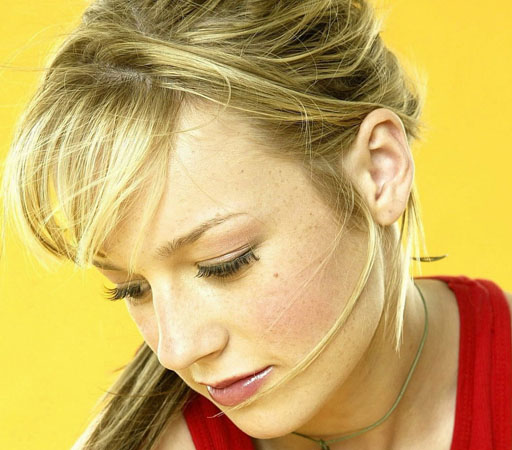
//> input picture Images/face.jpg, 512 x 450 px
$ ./BilateralFilter   (built with g++ and OpenCV 4)
//> lines starting //> are read from the running program, lines starting //| are printed output that depends on the picture
#include<iostream>
#include<opencv2/opencv.hpp>
#include<math.h>
#include<time.h>
#include<vector>
using namespace cv;
using namespace std;

#define sigmaColor 25
#define sigmaSpace 9
#define raidus  3
#define ImageDeep ((1 << 8) - 1)
#define diam ((2 * raidus) + 1)

int clipBit(int input)
{
	int output = input > ImageDeep ? ImageDeep : input;
	output = output < 0 ? 0 : output;
	return output;
}

void buildGaussColor(float gaussColor[ImageDeep])
{
	for (int i = 0; i < ImageDeep; i++)
		gaussColor[i] = exp(- pow(i,2.0f) / (2.0f * pow(sigmaColor, 2.0f)));
}

void buildGaussSpace(float gaussSpace[diam][diam])
{
	int leftIndex = -raidus, rightIndex = raidus;
	for (int i = leftIndex; i < rightIndex + 1; i++)
		for (int j = leftIndex; j < rightIndex + 1; j++)
			gaussSpace[i - leftIndex][j - leftIndex] = exp(-(pow(i,2) + pow(j,2)) / (2.0f * pow(sigmaSpace,2.0f)));
	return;
}

cv::Mat BliateralFiter(cv::Mat srcImage)
{
	cv::Mat dstImage = srcImage.clone();
	float gaussColor[ImageDeep];
	float gaussSpace[diam][diam];
	buildGaussColor(gaussColor);
	buildGaussSpace(gaussSpace);
	int margin = raidus;
	int leftIndex = - margin;
	int rightIndex = margin;
	for (int row = margin; row < srcImage.rows - margin;row ++ )
	{
		for (int col = margin; col < srcImage.cols - margin;col ++ )
		{
			if (srcImage.channels() == 3)
			{
				int centerValB = srcImage.at<Vec3b>(row, col)[0];
				int centerValG = srcImage.at<Vec3b>(row, col)[1];
				int centerValR = srcImage.at<Vec3b>(row, col)[2];
				float imageValB, imageValG, imageValR;
				float wtSumB, wtSumG, wtSumR;
				imageValB = imageValG = imageValR = wtSumB = wtSumG = wtSumR = 0;
				for (int i = leftIndex; i < rightIndex + 1; i++)
				{
					for (int j = leftIndex; j < rightIndex + 1; j++)
					{
						int tmpValB = srcImage.at<Vec3b>(row - i, col - j)[0];
						int tmpValG = srcImage.at<Vec3b>(row - i, col - j)[1];
						int tmpValR = srcImage.at<Vec3b>(row - i, col - j)[2];
						const int diffB = abs(tmpValB - centerValB);
						const int diffG = abs(tmpValG - centerValG);
						const int diffR = abs(tmpValR - centerValR);
						float wtB = gaussColor[diffB] * gaussSpace[i][j];
						float wtG = gaussColor[diffG] * gaussSpace[i][j];
						float wtR = gaussColor[diffR] * gaussSpace[i][j];
						imageValB = imageValB + wtB * tmpValB;
						imageValG = imageValG + wtG * tmpValG;
						imageValR = imageValR + wtR * tmpValR;
						wtSumB += wtB;
						wtSumG += wtG;
						wtSumR += wtR;
					}
				}
				dstImage.at<Vec3b>(row, col)[0] = clipBit(int(imageValB / wtSumB));
				dstImage.at<Vec3b>(row, col)[1] = clipBit(int(imageValG / wtSumG));
				dstImage.at<Vec3b>(row, col)[2] = clipBit(int(imageValR / wtSumR));
			}
			else
			{
				int centerValB = srcImage.at<uchar>(row, col);
				float imageValB = 0;
				float wtSumB = 0;
				for (int i = leftIndex; i < rightIndex + 1; i++)
				{
					for (int j = leftIndex; j < rightIndex + 1; j++)
					{
						int tmpValB = srcImage.at<uchar>(row - i, col - j);
						const int diffB = abs(tmpValB - centerValB);
						float wtB = gaussColor[diffB] * gaussSpace[i][j];
						imageValB = imageValB + wtB * tmpValB;
						wtSumB += wtB;
					}
				}
				dstImage.at<uchar>(row, col) = clipBit(int(imageValB / wtSumB));
			}
		}
	}
	return dstImage;
}

cv::Mat rgb2gray(cv::Mat srcRGB)
{
	cv::Mat dstGray(srcRGB.rows,srcRGB.cols,CV_8UC1);
	float coeff[3] = {0.0722,0.7152,0.2126};
	for (int row = 0; row < srcRGB.rows; row++)
		for (int col = 0; col < srcRGB.cols; col++)
			dstGray.at<uchar>(row, col) = srcRGB.at<Vec3b>(row, col)[0] * coeff[0] +
				srcRGB.at<Vec3b>(row, col)[1] * coeff[1] +
				srcRGB.at<Vec3b>(row, col)[2] * coeff[2];
	return dstGray;
}

cv::Mat imageEnhance(cv::Mat Image)
{
	cv::Mat srcRGB = Image.clone();
	cv::Mat srcGray = rgb2gray(srcRGB);
	cv::Mat grayFilter = BliateralFiter(srcGray);
	cv::Mat grayEnhanced(grayFilter.rows,grayFilter.cols,CV_32FC1);
#define TMS 2.5f
	//enhance Gray image
	cv::Mat resEnhancedGray(srcGray.rows,srcGray.cols,CV_8UC1);
	for (int row = 0; row < grayFilter.rows; row++)
		for (int col = 0; col < grayFilter.cols; col++)
		{
			grayEnhanced.at<float>(row, col) = (float)(srcGray.at<uchar>(row, col)) + TMS * ((float)(srcGray.at<uchar>(row, col)) - (float)grayFilter.at<uchar>(row, col));
			resEnhancedGray.at<uchar>(row, col) = clipBit((int)grayEnhanced.at<float>(row, col));
		}
	cv::imwrite("E:\\ImageFilter\\Images\\srcGray.jpg", srcGray);
	cv::imwrite("E:\\ImageFilter\\Images\\grayFilter.jpg", grayFilter);
	cv::imwrite("E:\\ImageFilter\\Images\\resEnhancedGray.jpg", resEnhancedGray);
	cv::imshow("srcGray", srcGray);
	cv::imshow("grayFilter", grayFilter);
	cv::imshow("resEnhancedGray", resEnhancedGray);
	cv::waitKey(0);
	//Apply gain to RGB
	cv::Mat resEnhancedRGB = Image.clone();
	for(int row = 0; row < resEnhancedGray.rows;row++)
		for(int col = 0; col < resEnhancedGray.cols;col++)
			for (int ch = 0; ch < 3; ch++)
			{
				float tmp =((float)resEnhancedGray.at<uchar>(row, col) / (float)srcGray.at<uchar>(row, col));
				tmp = resEnhancedRGB.at<Vec3b>(row, col)[ch] * tmp;
				resEnhancedRGB.at<Vec3b>(row, col)[ch] = clipBit((int)tmp);
			}
	cv::imwrite("E:\\ImageFilter\\Images\\srcImage.jpg", Image);
	cv::imwrite("E:\\ImageFilter\\Images\\resEnhancedRGB.jpg", resEnhancedRGB);
	cout << "srcshape" << Image.rows << "x" << Image.cols << endl;
	cout << "dstshape" << resEnhancedRGB.rows << "x" << resEnhancedRGB.cols << endl;
	cv::imshow("resEnhancedRGB", resEnhancedRGB);
	cv::imshow("srcImage", Image);
	cv::waitKey(0);
	return Image;
}
int main()
{
	time_t startTime, endTime;
	startTime = clock();
	cv::Mat srcImage = cv::imread("E:\\ImageFilter\\Images\\face.jpg",IMREAD_UNCHANGED);
//> srcImage is the input picture: 450 rows x 512 cols, CV_8UC3; mean B, G, R 97.3, 173.2, 204.4
	imageEnhance(srcImage);//BilateralFilter Image Enhance.
//> after the loop in rgb2gray, `for (int row = 0; row < srcRGB.rows; row++)`:
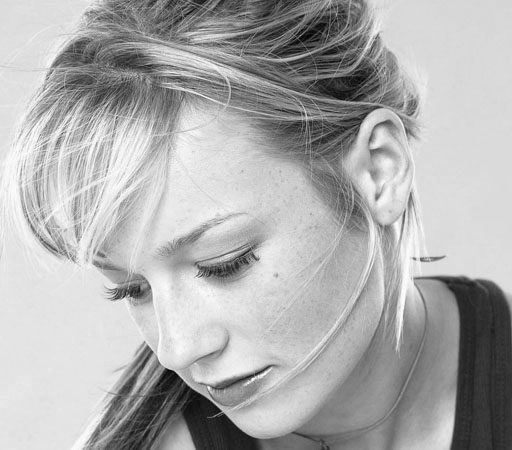
//> dstGray: 450 rows x 512 cols, CV_8UC1; min 1, max 254, mean 173.8
//> after the loop in BliateralFiter, `for (int row = margin; row < srcImage.rows - margin;row ++ )`:
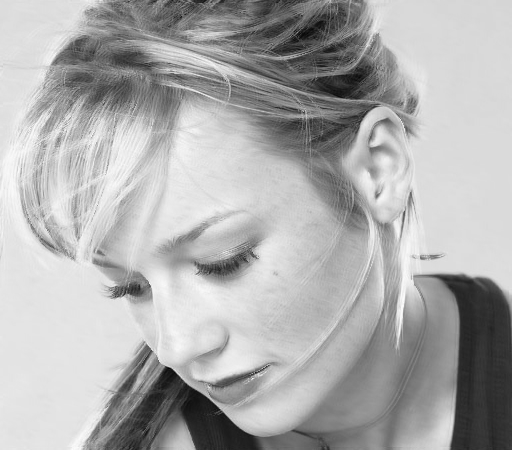
//> dstImage: 450 rows x 512 cols, CV_8UC1; min 6, max 252, mean 173.4
//> after the loop in imageEnhance, `for (int row = 0; row < grayFilter.rows; row++)`:
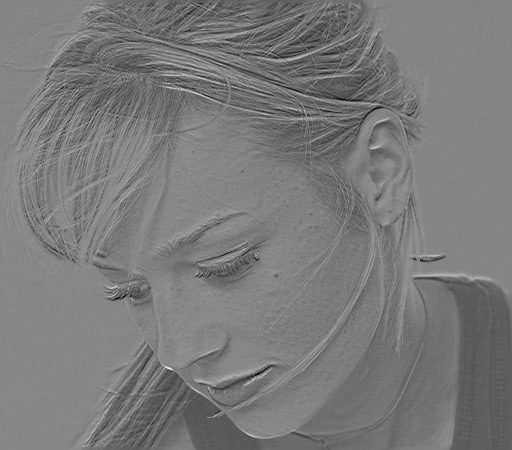
//> grayEnhanced: 450 rows x 512 cols, CV_32FC1; min -361.5, max 756, mean 174.9; drawn with min black and max white
//> after the loop in imageEnhance, `for (int row = 0; row < grayFilter.rows; row++)`:
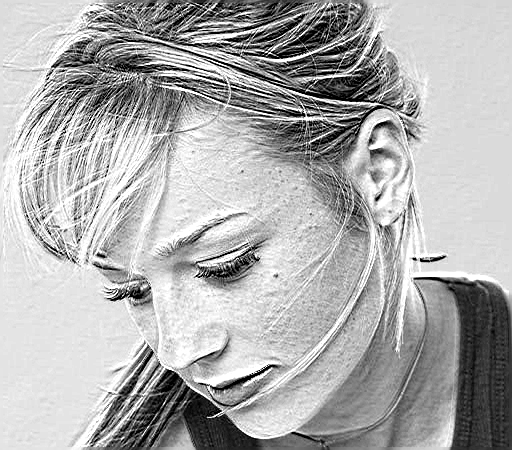
//> resEnhancedGray: 450 rows x 512 cols, CV_8UC1; min 0, max 255, mean 173.8
//> after the loop in imageEnhance, `for(int row = 0; row < resEnhancedGray.rows;row++)`:
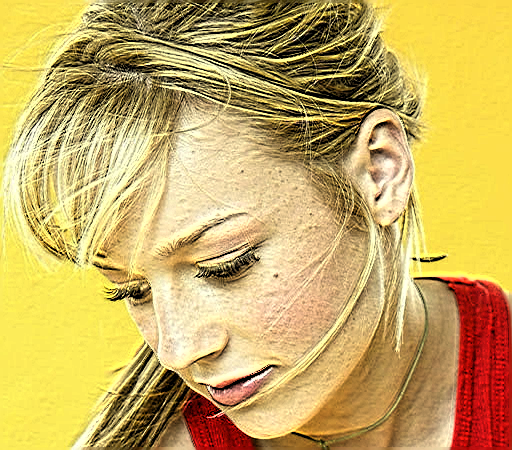
//> resEnhancedRGB: 450 rows x 512 cols, CV_8UC3; mean B, G, R 97.6, 172.7, 201.3
//| srcshape450x512
//| dstshape450x512
	endTime = clock();
	cout << "TotalTime:" << (double)(endTime - startTime) / CLOCKS_PER_SEC << endl;
	return 0;
}

$ run again, with Images/20201108213401.jpg copied over Images/face.jpg
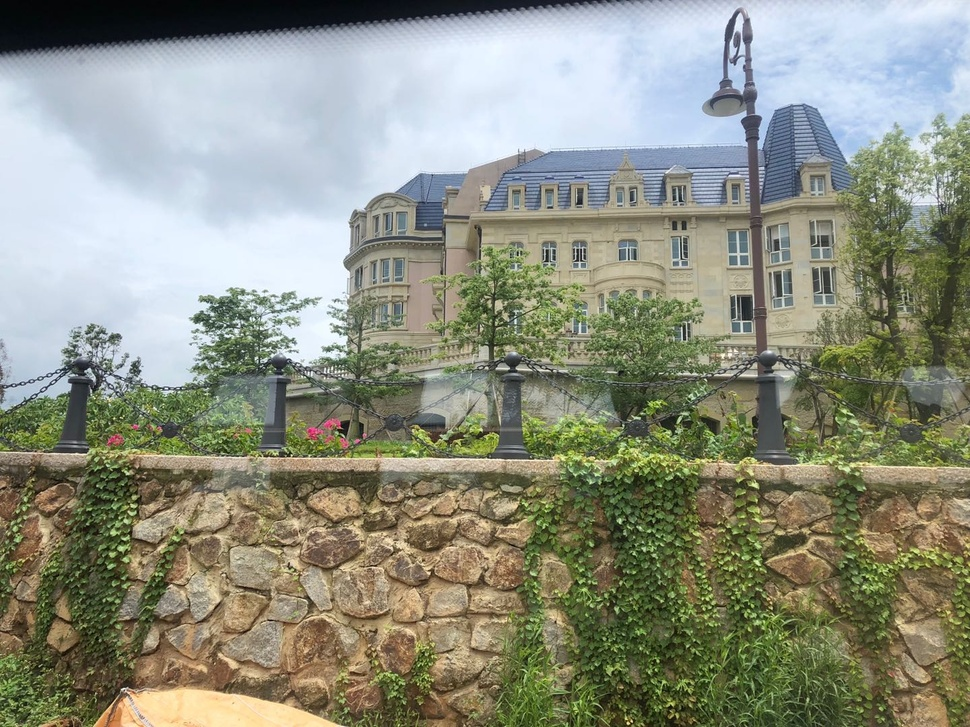
//> input picture Images/20201108213401.jpg, 970 x 727 px, shrunk from 1440 x 1080 before the run
//> srcImage is the input picture: 727 rows x 970 cols, CV_8UC3; mean B, G, R 128.5, 144.5, 141.3
//> after the loop in imageEnhance, `for (int row = 0; row < grayFilter.rows; row++)`:
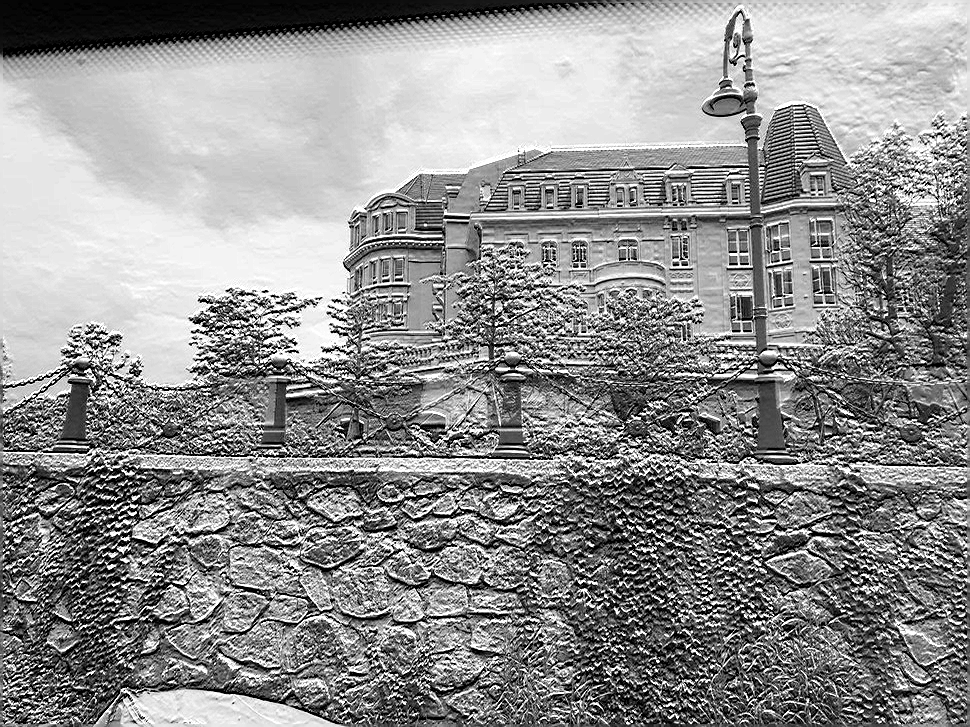
//> resEnhancedGray: 727 rows x 970 cols, CV_8UC1; min 0, max 255, mean 142.9
//> after the loop in imageEnhance, `for(int row = 0; row < resEnhancedGray.rows;row++)`:
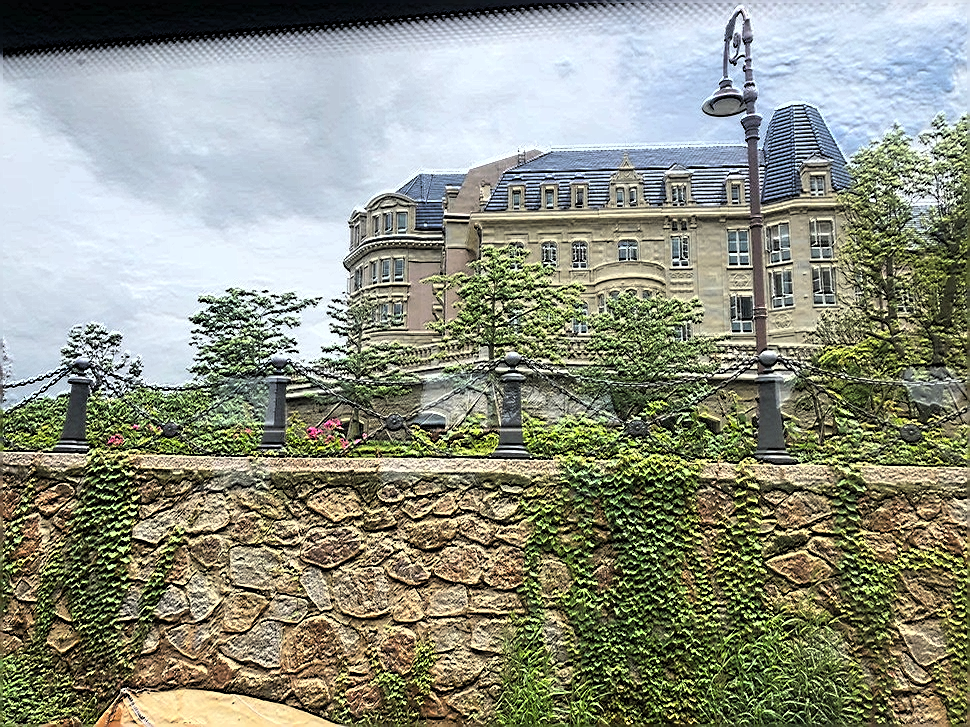
//> resEnhancedRGB: 727 rows x 970 cols, CV_8UC3; mean B, G, R 129.2, 144.5, 140.8
//| srcshape727x970
//| dstshape727x970
